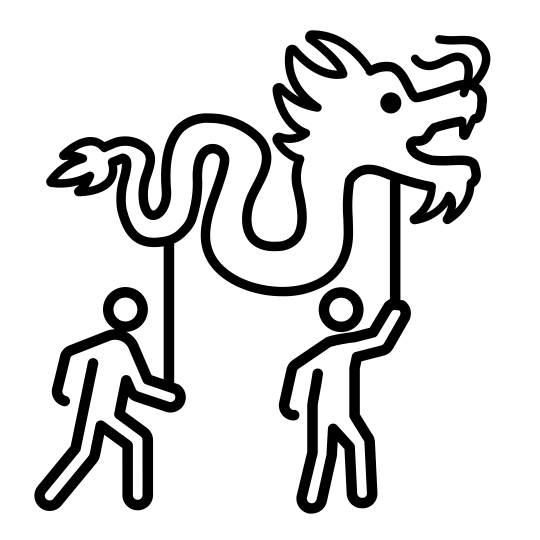
#> input picture prueba.png, 1080 x 1080 px (shown at 1/2 size)
$ python 'Metodo matricial.py'
#> lines starting #> are read from the running program, lines starting #| are printed output that depends on the picture

import numpy as np
import matplotlib.pyplot as plt
from PIL import Image


# Funciones para definir mallas y elementos ópticos
def grid(N, dx):
    x = (np.arange(N) - N//2) * dx
    y = (np.arange(N) - N//2) * dx
    X, Y = np.meshgrid(x, y, indexing='xy')

    fx=np.fft.fftfreq(N, d=dx)
    fy=np.fft.fftfreq(N, d=dx)
    Fx,Fy = np.meshgrid(fx,fy, indexing='xy')
    return x, y, X, Y, Fx, Fy

#Funcion de propagacion en el espacio libre
def asm(z, lam, Fx, Fy, U0):

    n=1
    k=2*n*np.pi/lam

    fr2=(Fx*lam)**2+(Fy*lam)**2

    H = np.exp(1j * k * z * np.sqrt(np.maximum(0.0, 1.0 - fr2)))
    #Se cancelan las ondas evanescentes
    H[fr2>1]=0.0
    A0 = np.fft.fft2(U0)        # Espectro angular de entrada (no centrado)
    Az = A0 * H                 # Aplicar H en el dominio de frecuencias
    Uz = np.fft.ifft2(Az)
    return Uz

def fresnel(z, lam, Fx, Fy, U0):
    k=2*np.pi/lam
    H = np.exp(1j * k * z) * np.exp(-1j * (np.pi * lam * z) * (Fx**2 + Fy**2))
    A0 = np.fft.fft2(U0)   # espectro del campo de entrada (orden no centrado)
    Uz = np.fft.ifft2(A0 * H)
    return Uz

#Funcion de lente delgada
def lente(f, lam, X, Y):
    k=2*np.pi/lam
    tl = np.exp(-1j *k*(X**2 + Y**2) / (2*f))
    return tl


#Obstaculo circular
def pupila_circular(R, X, Y):
    return (X**2 + Y**2 <= R**2).astype(np.complex128)

#Obstaculo rectangular
def pupila_rectangular(ax, ay, X, Y):
    return ((np.abs(X) <= ax/2) & (np.abs(Y) <= ay/2)).astype(np.complex128)

#Condicion de muestreo
def condicion_muestreo(N, dx, z, lam):
    z_max=(N*dx**2)/(lam)
    if z<=z_max:
        c=True
    else:
        c=False
    dx_min=np.sqrt(lam*z/N)
    return c, z_max, dx_min


def cargar_transmitancia(ruta_imagen, N, tipo='amplitud'):
    """
    Carga una imagen y la convierte en una función de transmitancia.

    Parámetros
    ----------
    ruta_imagen : str
        Ruta al archivo de imagen (png, jpg, etc.)
    N : int
        Tamaño de la malla cuadrada de tu simulación (NxN)
    tipo : str
        'amplitud' → solo modula intensidad (0 a 1)
        'fase'     → modula fase (0 a 2π)
    """
#> called with ruta_imagen = 'prueba.png', N = 2550, tipo = 'amplitud'

    # 1) Cargar y convertir a escala de grises
    img = Image.open(ruta_imagen).convert('L')  # 'L' = grayscale (0–255)

    # 2) Redimensionar a tu tamaño de simulación (N×N)
    img_resized = img.resize((N, N))
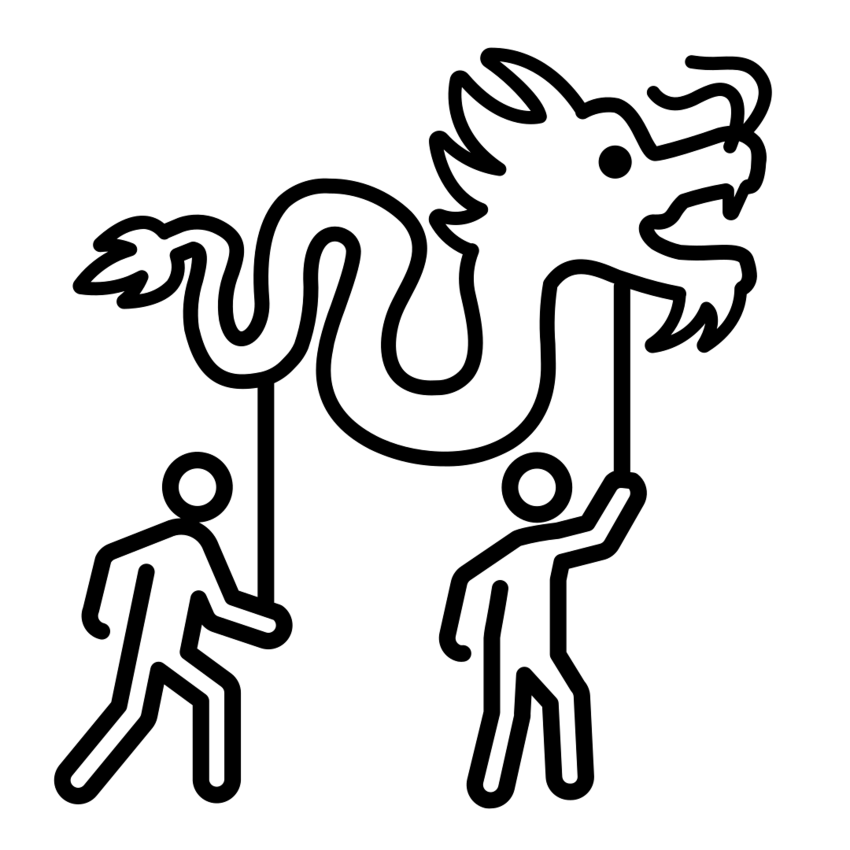
#> img_resized: PIL image 2550x2550 L (shown at 1/3 size); min 0, max 255, mean 216.6

    # 3) Convertir a arreglo numpy y normalizar [0,1]
    A = np.array(img_resized, dtype=float)
    A = A / 255.0

    # 4) Definir tipo de modulación
    if tipo == 'amplitud':
        t_xy = A.astype(np.complex128)  # t(x,y) = A(x,y)
    elif tipo == 'fase':
        fase = 2*np.pi * A  # fase de 0 a 2π
        t_xy = np.exp(1j * fase)
    else:
        raise ValueError("tipo debe ser 'amplitud' o 'fase'")

    return t_xy

def transmitancia_M1(ruta_imagen, N, tipo='amplitud'):
    img = Image.open(ruta_imagen).convert('L')  # 'L' = grayscale (0–255)

    # 2) Redimensionar a tu tamaño de simulación (N×N)
    img_resized = img.resize((N, N))

    # 3) Convertir a arreglo numpy y normalizar [0,1]
    A = np.array(img_resized, dtype=float)
    A = A / 255.0

    # 4) Definir tipo de modulación
    if tipo == 'amplitud':
        t_M1 = A.astype(np.complex128)  # t(x,y) = A(x,y)
    elif tipo == 'fase':
        fase = 2*np.pi * A  # fase de 0 a 2π
        t_M1 = np.exp(1j * fase)
    else:
        raise ValueError("tipo debe ser 'amplitud' o 'fase'")

    return t_M1


#Definicion de la malla y demas parametros

N=2550
dx=1*10e-6
lam=532e-9
x, y, X, Y, Fx, Fy = grid(N, dx)


#Dimensiones de los elementos

#L1 y L2

f=0.5
D=0.1

#Cam1
#4640 x 3506 píxeles cuadrados de 3.8 µm de lado.
x_cam1=3.8e-6*4640
y_cam1=3.8e-6*3506


#Rama Cam1

diafragma_abertura = pupila_circular(D/2, X, Y)
diafragma_campo = pupila_rectangular(x_cam1, y_cam1, X, Y)

U0=cargar_transmitancia('prueba.png', N, tipo='amplitud')
Uz=fresnel(f, lam, Fx, Fy, U0)
U1=Uz*lente(f, lam, X, Y)*diafragma_abertura
U2=fresnel(f, lam, Fx, Fy, U1)
U3=-U2
#U3=U2*cargar_transmitancia('XXXX.png', N, tipo='amplitud')
U4=fresnel(f, lam, Fx, Fy, U3)
U5=U4*lente(f, lam, X, Y)
Uz_final=asm(f, lam, Fx, Fy, U5)*diafragma_campo
#> in asm, `fr2=(Fx*lam)**2+(Fy*lam)**2`:
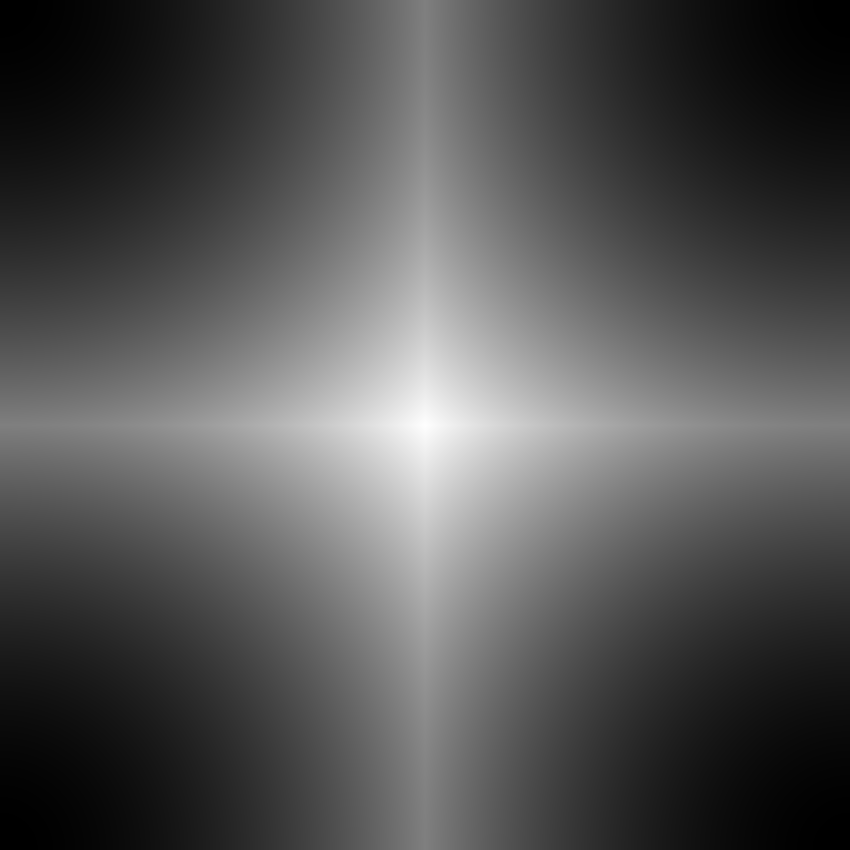
#> fr2: shape (2550, 2550) float64 (shown at 1/3 size); min 0, max 0.00142, mean 0.000472; drawn with min black and max white

I1=np.abs(Uz_final)**2
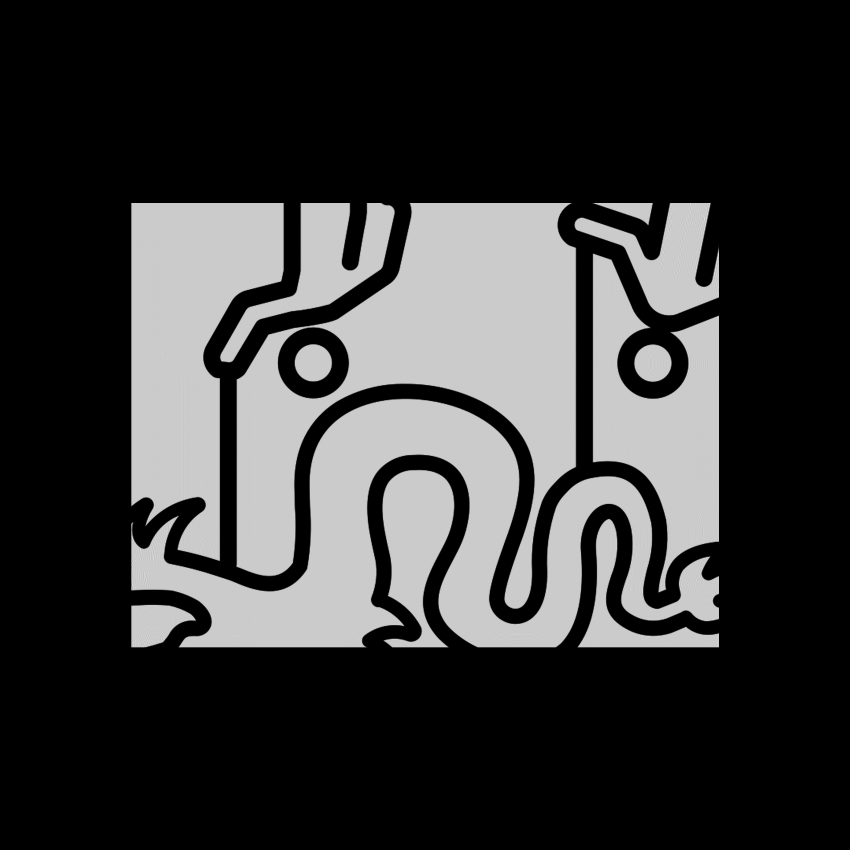
#> I1: shape (2550, 2550) float64 (shown at 1/3 size); min 0, max 1.25, mean 0.272; drawn with min black and max white


#Rama Cam2

d1=2*f
d2=1.5*f

#M2
diam=0.05
rad=diam/2

u1=fresnel(d1, lam, Fx, Fy, U0)
u2=u1*pupila_circular(rad, X, Y)
u3=fresnel(d2, lam, Fx, Fy, u2)
u4=u3*lente(f, lam, X, Y)*pupila_circular(D/2,X,Y)
u5=fresnel(f, lam, Fx, Fy, u4)

I2=np.abs(u5)**2


plt.figure(figsize=(9,5)); plt.imshow(I1, cmap="gray");plt.title("Campo en Cam1"); plt.colorbar()
plt.figure(figsize=(9,5)); plt.imshow(I2, cmap="gray");plt.title("Campo en Cam1"); plt.colorbar()
plt.show()
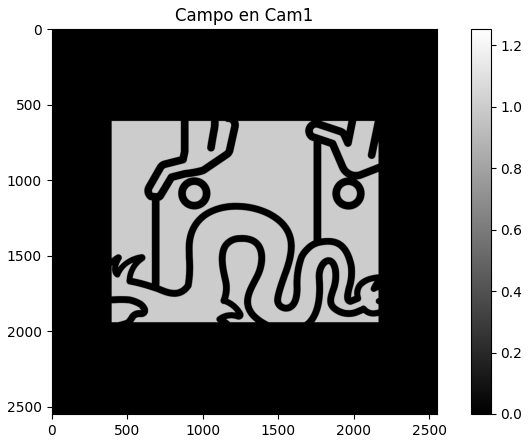
#> figure drawn by matplotlib, 2 panels
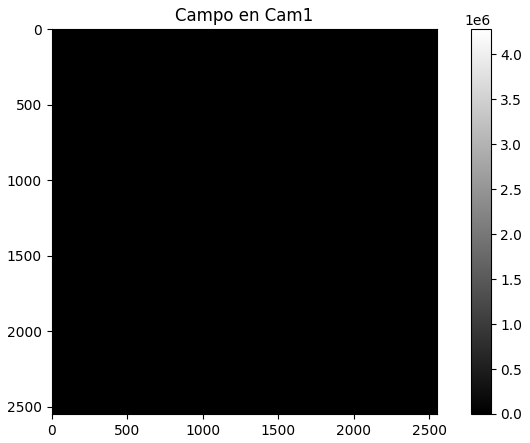
#> figure drawn by matplotlib, 2 panels
